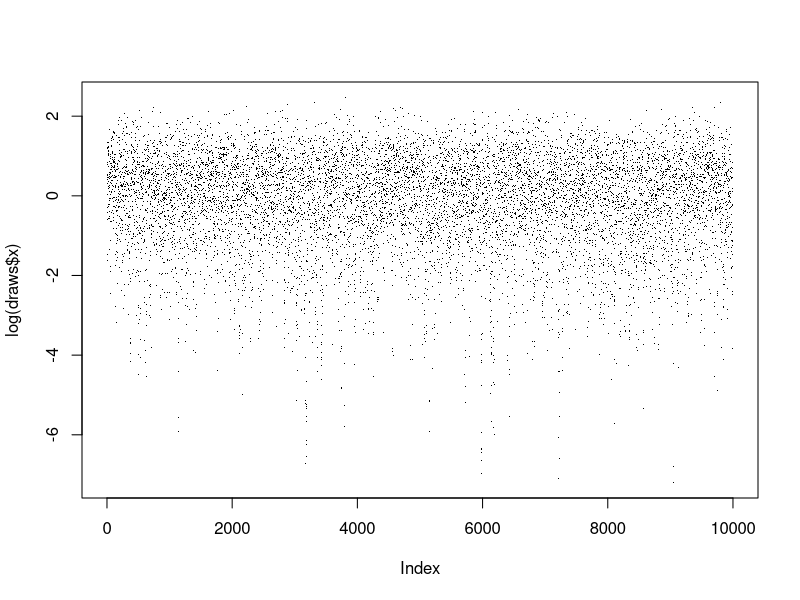
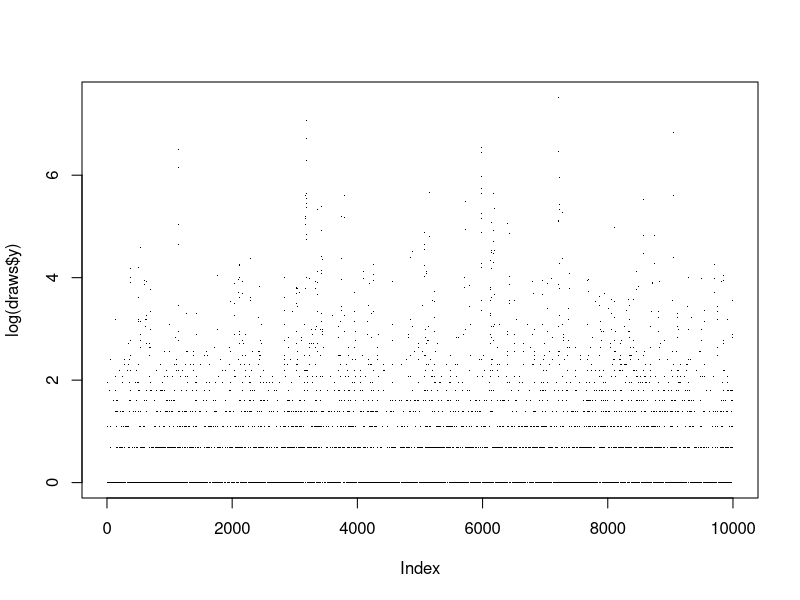
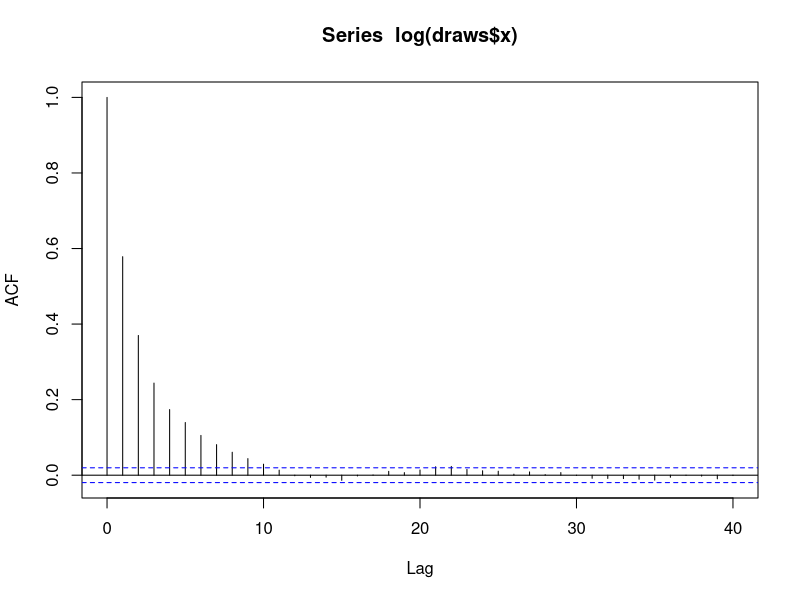
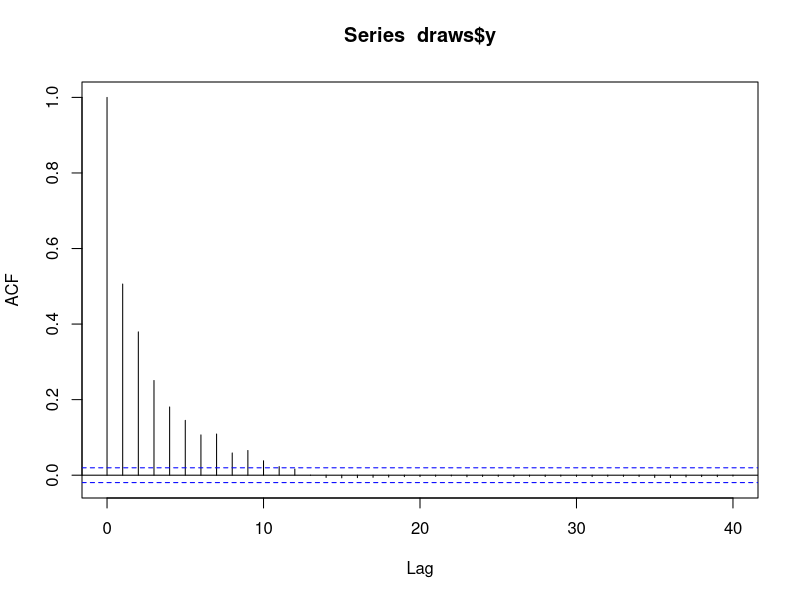
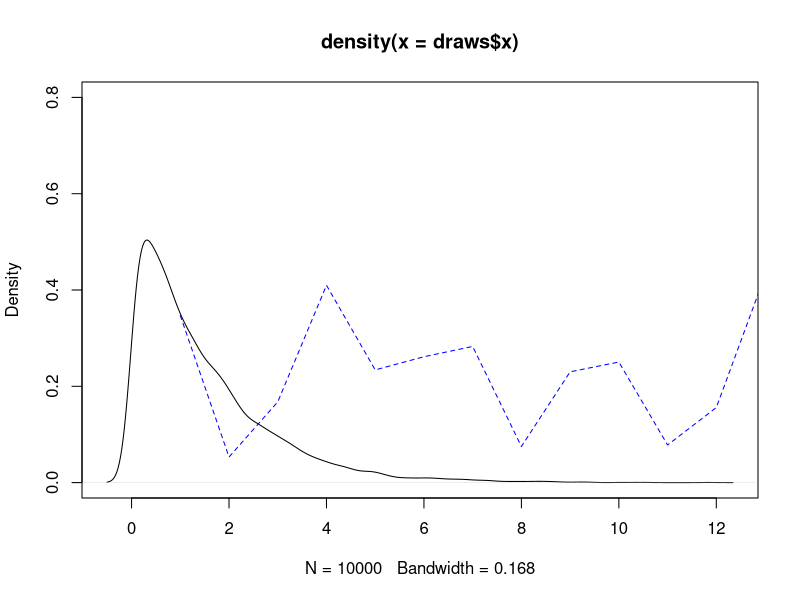
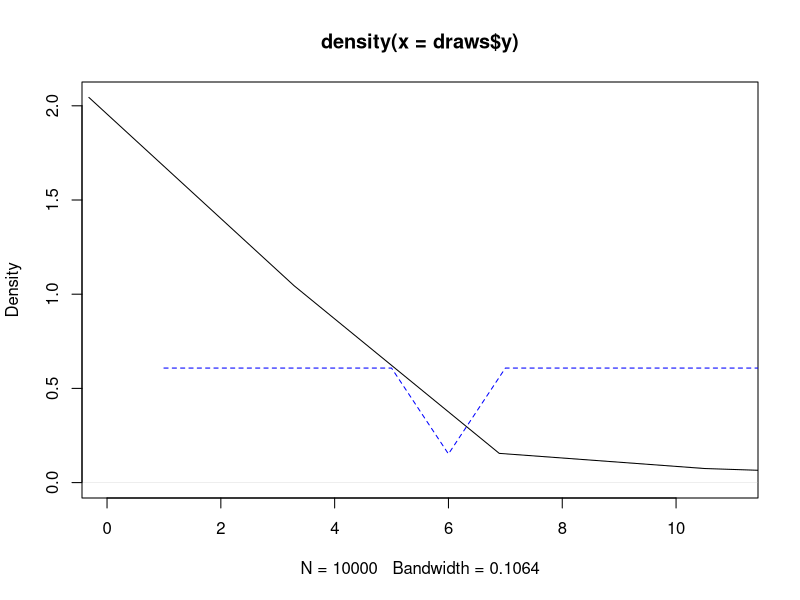
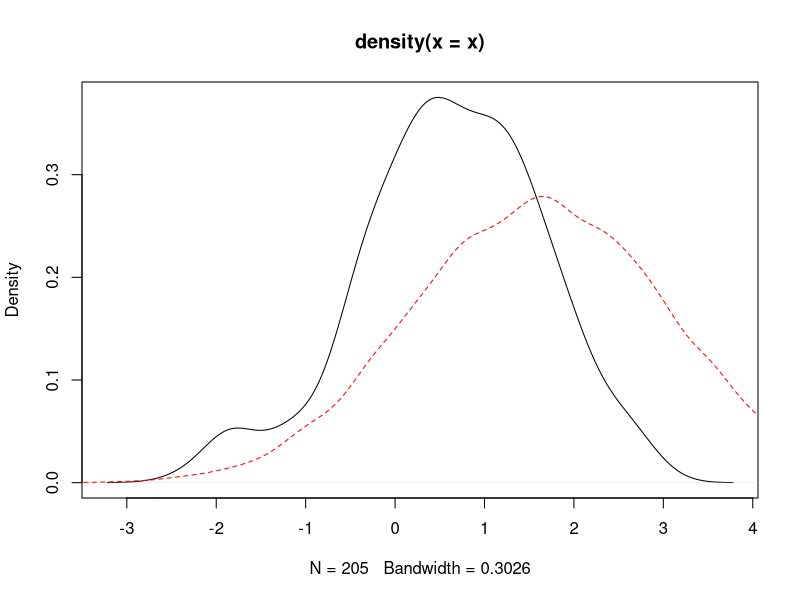

Generate these figures, in order, with R:
## ---- chunk 1
knitr::opts_chunk$set(echo = TRUE)
## ---- chunk 2
# Question 7
library(boot); data(manaus); x=manaus

#find sample skewness
G_fun = function(x,ind=c(1:length(x))){
  x = x[ind]
  n = length(x)
  xbar = mean(x)
  G = ((n*sum((x-xbar)^3))/((n-1)*(n-2)))/(sum((x-xbar)^2)/(n-1))^(3/2)
  return(G)
}
  
boot_out = boot(x,G_fun,R=10000)
boot_ci = boot.ci(boot_out,conf=0.97,type='basic')
boot_ci
  
## ---- chunk 3
# Question 8
library(boot); data(discoveries); x=discoveries
mle_fun = function(x){
  #function to optimize using optim
  f = function(theta){
    alpha = theta[1]
    mu = exp(theta[2]) #note the transformation
    sum(dnbinom(x,size=alpha,mu=mu,log=TRUE))
  }
  #using optim - starting at a guess of mu=0 and log(delta)=0 -- par=c(0,0)
  mu_0 = mean(x)
  alpha_0 = mean(x)^2/(var(x)-mean(x))
  opt_out = optim(par=c(alpha_0,mu_0),f,control=list(fnscale=-1,maxit=1000,reltol=1e-8))
  par = opt_out$par
  par[2] = exp(par[2]) #transforming to delta
  names(par) = c("alpha","mu") #NAMES ARE GOOD
  out = list(theta=par,loglik=opt_out$value)
  return(out)
}


#dnbinom(x,size=alpha,mu=mu,log=TRUE)

fit_mle = mle_fun(x)
fit_mle
#dens_x = density(x)
#plot(density(x),main="Density for Negative Binomial",ylab="Density",xlab="x")

#theta_negbi = fit_mle$theta
#lines(dpois(x_values,5.4))
#dens_negbi = dnbinom(x_values,size=theta_negbi['alpha'],mu=theta_negbi['mu'],log=TRUE)
#lines(dens_negbi~x_values,col="blue",lty=2)
#legend("topleft",legend=c("KDE","Negative Binomial"),col=c("black","blue"),lty=c(1,2))
## ---- chunk 4
# Question 9
dskewnorm = function(x,mu,sigma,alpha,log=FALSE){
  z = (x-mu)/sigma
  out = log(2)-log(sigma)+dnorm(z,log=TRUE)+pnorm(alpha*z,log.p=TRUE)
  if(log==TRUE){return(out)}else{return(exp(out))}
}

mle_skewnorm = function(x){
  f = function(theta){
    mu = theta[1]; sigma = exp(theta[2]); alpha = theta[3]
    return(sum(dskewnorm(x,mu,sigma,alpha,TRUE)))
  }
  opt = optim(c(0,0,0),f,control=list(fnscale=-1))
  theta = opt$par; theta[2] = exp(theta[2]); names(theta) = c("mu","sigma","alpha")
  return(list(theta=theta,loglik=opt$value))
}

mle_skewnorm_fixed_alpha = function(x,alpha_0){
  f = function(theta){
    mu = theta[1]; sigma = exp(theta[2]); alpha = alpha_0
    return(sum(dskewnorm(x,mu,sigma,alpha,TRUE)))
  }
  opt = optim(c(0,0),f,control=list(fnscale=-1))
  theta = opt$par; theta[2] = exp(theta[2]); names(theta) = c("mu","sigma")
  return(list(theta=theta,loglik=opt$value))
}

library(boot); data(poisons); x = log(poisons$time)

full_model = mle_skewnorm(x)

conf=0.98
lambda_fun = function(alpha,x,fit_full,conf,cutoff=qchisq(conf,1)){
  if(alpha<=0){return(Inf)}
  fit_H0 = mle_skewnorm_fixed_alpha(x=x,alpha=alpha)
  fit_HA = full_model 
  lambda = 2*(fit_HA$loglik - fit_H0$loglik)
  return(lambda-cutoff)
}

alpha_hat = full_model$theta['alpha']
lower_bound = uniroot(lambda_fun,
                      interval=c(0,alpha_hat),#c(MLE-something,MLE),
                      x=x,conf = conf,
                      extendInt = "downX")$root

upper_bound = uniroot(lambda_fun,
                      interval=c(alpha_hat,alpha_hat+0.3),#c(MLE,MLE+something),
                      x=x,conf = conf,
                      extendInt = "upX")$root

CI = c(lower_bound,upper_bound)
est = alpha_hat; names(est) = "alpha_hat"
CI
## ---- chunk 5
# Question 10
d_x = function(x,log=FALSE){
  out = log(6)-2*log(pi)+log(x)-log(exp(x)-1)
  if(log==TRUE){return(out)}else{return(exp(out))}
}

d_y = function(y,log=FALSE){
  out = log(6)-2*log(pi)-2*log(y+1)
  if(log==TRUE){return(out)}else{return(exp(out))}
}


gibbs = function(N_draws,x0=2,y0=0){
  x_curr = x0 
  y_curr = y0 
  y_out = x_out = rep(NA,N_draws)
  
  for(i in 1:N_draws){
    x_curr = rgamma(1,2,y_curr+1)
    y_curr = rgeom(1,p=1-exp(-x_curr))
    x_out[i] = x_curr
    y_out[i] = y_curr
  }
  
  return(list(x=x_out,y=y_out))
}

draws = gibbs(10000)
plot(log(draws$x),pch=".")
plot(log(draws$y),pch=".")
acf(log(draws$x))
acf(draws$y) #log doesn't work here
plot(density(draws$x),ylim=c(0,0.8)) #Gibbs
lines((d_x(draws$x)),col='blue',lty=2) #True

plot(density(draws$y), xlim=c(0,11))
lines((d_y(draws$y)),col='blue',lty=2)
mean(d_x(draws$x)) # E[X]
var(d_y(draws$y)) # Var[Y]
cor(d_x(draws$x),d_y(draws$y)) # Cor[X,Y]
## ---- chunk 6
# Question 11
library(boot); data(melanoma); x = log(melanoma$thickness)
x=x/(sd(x)+runif(1,-.05,.05))
n = length(x)
xbar = mean(x)
N_samps = 10000
post_draws = rnorm(N_samps,n*xbar/n+1,1/n+1)
pred_draws = rnorm(N_samps,post_draws,1)
point_est = mean(post_draws)#point estimate
plot(density(x))
lines(density(pred_draws),col='red',lty=2)
ks.test(x,pred_draws)
var(pred_draws)
## ---- chunk 7
# Question 12
library(palmerpenguins); data("penguins");
y = penguins$flipper_length_mm; x = penguins$body_mass_g;
ind = !(is.na(y) | is.na(x)); y = y[ind]; x = x[ind]
y = (y-mean(y))/sd(y); x = (x-mean(x))/sd(x)

beta_hat_fun = function(y,x,lambda){
  f = function(beta){
    mean((y-x*beta)^2)+0.5*lambda*(beta^2+abs(beta))
  }
  beta_hat = optimize(f,c(-2,2),tol = 1e-12)$minimum
  return(beta_hat)
}
loss_fun = function(beta_hat,y,x,lambda){ ### CVM 
  mean((y-x*beta_hat)^2)+0.5*lambda*(beta_hat^2+abs(beta_hat))
}

SPLIT_Kfold = function(n,K){
  ind = c(1:n)
  out = list()
  for(i in 1:(K-1)){
    size = length(ind)*1/(K-i+1)
    split = sort(sample(ind,size))
    ind = ind[ !( ind %in% split ) ]
    out[[i]] = split
  }
  out[[K]] = ind
  return(out)
}

FIT = function(y,x,train_ind,lambda){ ### FIT
  x_train = x[train_ind]
  y_train = y[train_ind]
  beta_hat = beta_hat_fun(y_train,x_train,lambda)
  return(beta_hat)
}

lambda = seq(0.01,1,length.out=100) 
n = length(y)
K = 5 
splits = SPLIT_Kfold(n,K)

avg_cvm = rep(NA,length(lambda))
#looping over lambda values
for(i in 1:length(lambda)){
  # local container for cvm over splits for a specific lambda[i]
  cvm_loc = rep(NA,K)
  #looping over splits
  for(j in 1:K){
    # get training indices
    # split is test indices
    # complement of split is training indices
    test_ind = splits[[j]]
    train_ind = c(1:n)[-test_ind]
    # local fit
    fit_loc = FIT(y,x,train_ind,lambda[i])
    # local cvm for jth split  
    cvm_loc[j] = loss_fun(fit_loc,y,x,lambda[i])
  }
  #getting avg cvm for the specific lambda[i]
  avg_cvm[i] = mean(cvm_loc)
}

#best lambda value
lambda[which.min(avg_cvm)]
## ---- chunk 8
K = 10
splits = SPLIT_Kfold(n,K)

avg_cvm = rep(NA,length(lambda))
#looping over lambda values
for(i in 1:length(lambda)){
  # local container for cvm over splits for a specific lambda[i]
  cvm_loc = rep(NA,K)
  #looping over splits
  for(j in 1:K){
    # get training indices
    # split is test indices
    # complement of split is training indices
    test_ind = splits[[j]]
    train_ind = c(1:n)[-test_ind]
    # local fit
    fit_loc = FIT(y,x,train_ind,lambda[i])
    # local cvm for jth split  
    cvm_loc[j] = loss_fun(fit_loc,y,x,lambda[i])
  }
  #getting avg cvm for the specific lambda[i]
  avg_cvm[i] = mean(cvm_loc)
}

#best lambda value
lambda[which.min(avg_cvm)]

